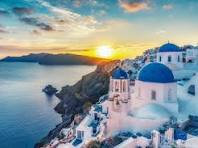
#> input picture greece.png, 198 x 148 px, found by its file name
$ python thumbnail.py
#> lines starting #> are read from the running program, lines starting #| are printed output that depends on the picture
from PIL import Image

# creating a object
image = Image.open("greece.png")
#> image is the input picture: PIL image 198x148 RGB; mean R, G, B 137.2, 152.8, 158.3
MAX_SIZE = (100, 100)

# Creating the thumbnail
image.thumbnail(MAX_SIZE)
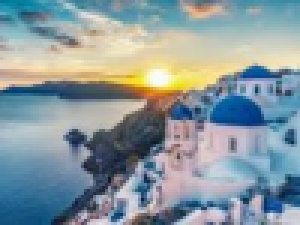
#> image: PIL image 100x75 RGB (shown 3 times larger); mean R, G, B 137.2, 152.9, 158.4

image.show()

$ run again, with cat.png copied over greece.png
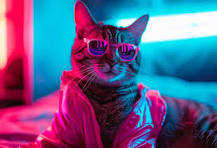
#> input picture cat.png, 217 x 148 px, found by its file name
#> image is the input picture: PIL image 217x148 RGB; mean R, G, B 97.4, 93.5, 138.4
#> `image.thumbnail(MAX_SIZE)`:
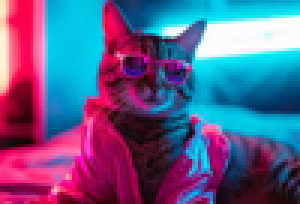
#> image: PIL image 100x68 RGB (shown 3 times larger); mean R, G, B 97.4, 93.5, 138.4

$ run again, with ocean.png copied over greece.png
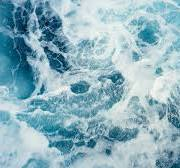
#> input picture ocean.png, 180 x 168 px, found by its file name
#> image is the input picture: PIL image 180x168 RGB; mean R, G, B 142.3, 178.5, 190.2
#> `image.thumbnail(MAX_SIZE)`:
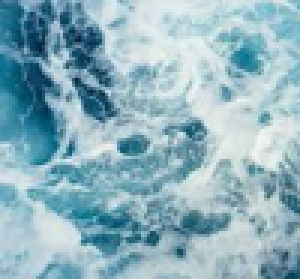
#> image: PIL image 100x93 RGB (shown 3 times larger); mean R, G, B 142.3, 178.5, 190.2
